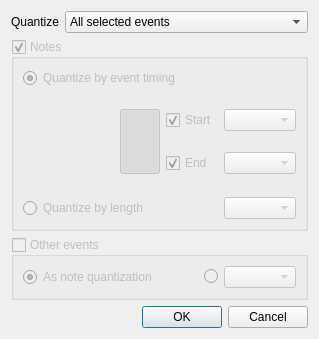
<?xml version="1.0" encoding="UTF-8"?>
<ui version="4.0">
 <class>Dialog</class>
 <widget class="QDialog" name="Dialog">
  <property name="geometry">
   <rect>
    <x>0</x>
    <y>0</y>
    <width>303</width>
    <height>339</height>
   </rect>
  </property>
  <property name="windowTitle">
   <string>Quantize events</string>
  </property>
  <layout class="QVBoxLayout" name="verticalLayout">
   <item>
    <layout class="QHBoxLayout" name="horizontalLayout">
     <item>
      <widget class="QLabel" name="label">
       <property name="sizePolicy">
        <sizepolicy hsizetype="Maximum" vsizetype="Preferred">
         <horstretch>0</horstretch>
         <verstretch>0</verstretch>
        </sizepolicy>
       </property>
       <property name="text">
        <string>Quantize</string>
       </property>
      </widget>
     </item>
     <item>
      <widget class="QComboBox" name="quantizeRegionCombo">
       <item>
        <property name="text">
         <string>All selected events</string>
        </property>
       </item>
       <item>
        <property name="text">
         <string>All events in selected range</string>
        </property>
       </item>
       <item>
        <property name="text">
         <string>All events in the selected region/pattern</string>
        </property>
       </item>
      </widget>
     </item>
    </layout>
   </item>
   <item>
    <widget class="QGroupBox" name="noteGroupBox">
     <property name="enabled">
      <bool>false</bool>
     </property>
     <property name="sizePolicy">
      <sizepolicy hsizetype="Preferred" vsizetype="Expanding">
       <horstretch>0</horstretch>
       <verstretch>0</verstretch>
      </sizepolicy>
     </property>
     <property name="title">
      <string>Notes</string>
     </property>
     <property name="checkable">
      <bool>true</bool>
     </property>
     <layout class="QGridLayout" name="gridLayout_2">
      <item row="2" column="0">
       <widget class="QRadioButton" name="noteLengthRadio">
        <property name="text">
         <string>Quantize by length</string>
        </property>
        <attribute name="buttonGroup">
         <string notr="true">quantizeNoteModeGroup</string>
        </attribute>
       </widget>
      </item>
      <item row="0" column="0">
       <widget class="QRadioButton" name="noteTimeRadio">
        <property name="text">
         <string>Quantize by event timing</string>
        </property>
        <property name="checked">
         <bool>true</bool>
        </property>
        <attribute name="buttonGroup">
         <string notr="true">quantizeNoteModeGroup</string>
        </attribute>
       </widget>
      </item>
      <item row="2" column="1">
       <widget class="QComboBox" name="noteLengthCombo">
        <property name="enabled">
         <bool>false</bool>
        </property>
        <property name="sizePolicy">
         <sizepolicy hsizetype="Maximum" vsizetype="Fixed">
          <horstretch>0</horstretch>
          <verstretch>0</verstretch>
         </sizepolicy>
        </property>
       </widget>
      </item>
      <item row="1" column="0" colspan="2">
       <widget class="QWidget" name="widget" native="true">
        <layout class="QGridLayout" name="gridLayout">
         <property name="margin">
          <number>0</number>
         </property>
         <item row="0" column="2">
          <widget class="QCheckBox" name="noteStartChk">
           <property name="text">
            <string>Start</string>
           </property>
           <property name="checked">
            <bool>true</bool>
           </property>
          </widget>
         </item>
         <item row="0" column="1" rowspan="2">
          <widget class="QPushButton" name="lockStartEndBtn">
           <property name="sizePolicy">
            <sizepolicy hsizetype="Preferred" vsizetype="Expanding">
             <horstretch>0</horstretch>
             <verstretch>0</verstretch>
            </sizepolicy>
           </property>
           <property name="icon">
            <iconset theme="lock">
             <normaloff/>
            </iconset>
           </property>
           <property name="checkable">
            <bool>true</bool>
           </property>
           <property name="checked">
            <bool>true</bool>
           </property>
          </widget>
         </item>
         <item row="1" column="3">
          <widget class="QComboBox" name="noteEndCombo">
           <property name="sizePolicy">
            <sizepolicy hsizetype="Maximum" vsizetype="Fixed">
             <horstretch>0</horstretch>
             <verstretch>0</verstretch>
            </sizepolicy>
           </property>
          </widget>
         </item>
         <item row="0" column="3">
          <widget class="QComboBox" name="noteStartCombo">
           <property name="sizePolicy">
            <sizepolicy hsizetype="Maximum" vsizetype="Fixed">
             <horstretch>0</horstretch>
             <verstretch>0</verstretch>
            </sizepolicy>
           </property>
          </widget>
         </item>
         <item row="1" column="2">
          <widget class="QCheckBox" name="noteEndChk">
           <property name="text">
            <string>End</string>
           </property>
           <property name="checked">
            <bool>true</bool>
           </property>
          </widget>
         </item>
         <item row="0" column="0">
          <spacer name="horizontalSpacer">
           <property name="orientation">
            <enum>Qt::Horizontal</enum>
           </property>
           <property name="sizeHint" stdset="0">
            <size>
             <width>40</width>
             <height>20</height>
            </size>
           </property>
          </spacer>
         </item>
        </layout>
       </widget>
      </item>
     </layout>
     <zorder>noteTimeRadio</zorder>
     <zorder>widget</zorder>
     <zorder>noteLengthRadio</zorder>
     <zorder>noteLengthCombo</zorder>
    </widget>
   </item>
   <item>
    <widget class="QGroupBox" name="otherGroupBox">
     <property name="enabled">
      <bool>false</bool>
     </property>
     <property name="sizePolicy">
      <sizepolicy hsizetype="Preferred" vsizetype="Maximum">
       <horstretch>0</horstretch>
       <verstretch>0</verstretch>
      </sizepolicy>
     </property>
     <property name="title">
      <string>Other events</string>
     </property>
     <property name="checkable">
      <bool>true</bool>
     </property>
     <property name="checked">
      <bool>false</bool>
     </property>
     <layout class="QHBoxLayout" name="horizontalLayout_2">
      <item>
       <widget class="QRadioButton" name="otherAsNoteRadio">
        <property name="text">
         <string>As note quantization</string>
        </property>
        <property name="checked">
         <bool>true</bool>
        </property>
        <attribute name="buttonGroup">
         <string notr="true">quantizeOtherModeGroup</string>
        </attribute>
       </widget>
      </item>
      <item>
       <widget class="QRadioButton" name="otherCustomRadio">
        <property name="sizePolicy">
         <sizepolicy hsizetype="Maximum" vsizetype="Fixed">
          <horstretch>0</horstretch>
          <verstretch>0</verstretch>
         </sizepolicy>
        </property>
        <property name="text">
         <string/>
        </property>
        <attribute name="buttonGroup">
         <string notr="true">quantizeOtherModeGroup</string>
        </attribute>
       </widget>
      </item>
      <item>
       <widget class="QComboBox" name="otherCombo">
        <property name="enabled">
         <bool>false</bool>
        </property>
        <property name="sizePolicy">
         <sizepolicy hsizetype="Maximum" vsizetype="Fixed">
          <horstretch>0</horstretch>
          <verstretch>0</verstretch>
         </sizepolicy>
        </property>
       </widget>
      </item>
     </layout>
    </widget>
   </item>
   <item>
    <widget class="QDialogButtonBox" name="buttonBox">
     <property name="orientation">
      <enum>Qt::Horizontal</enum>
     </property>
     <property name="standardButtons">
      <set>QDialogButtonBox::Cancel|QDialogButtonBox::Ok</set>
     </property>
    </widget>
   </item>
  </layout>
 </widget>
 <resources/>
 <connections>
  <connection>
   <sender>buttonBox</sender>
   <signal>accepted()</signal>
   <receiver>Dialog</receiver>
   <slot>accept()</slot>
   <hints>
    <hint type="sourcelabel">
     <x>244</x>
     <y>321</y>
    </hint>
    <hint type="destinationlabel">
     <x>157</x>
     <y>274</y>
    </hint>
   </hints>
  </connection>
  <connection>
   <sender>buttonBox</sender>
   <signal>rejected()</signal>
   <receiver>Dialog</receiver>
   <slot>reject()</slot>
   <hints>
    <hint type="sourcelabel">
     <x>312</x>
     <y>321</y>
    </hint>
    <hint type="destinationlabel">
     <x>286</x>
     <y>274</y>
    </hint>
   </hints>
  </connection>
  <connection>
   <sender>noteTimeRadio</sender>
   <signal>toggled(bool)</signal>
   <receiver>widget</receiver>
   <slot>setEnabled(bool)</slot>
   <hints>
    <hint type="sourcelabel">
     <x>127</x>
     <y>80</y>
    </hint>
    <hint type="destinationlabel">
     <x>282</x>
     <y>103</y>
    </hint>
   </hints>
  </connection>
  <connection>
   <sender>noteLengthRadio</sender>
   <signal>toggled(bool)</signal>
   <receiver>noteLengthCombo</receiver>
   <slot>setEnabled(bool)</slot>
   <hints>
    <hint type="sourcelabel">
     <x>144</x>
     <y>177</y>
    </hint>
    <hint type="destinationlabel">
     <x>319</x>
     <y>182</y>
    </hint>
   </hints>
  </connection>
  <connection>
   <sender>noteStartChk</sender>
   <signal>toggled(bool)</signal>
   <receiver>noteStartCombo</receiver>
   <slot>setEnabled(bool)</slot>
   <hints>
    <hint type="sourcelabel">
     <x>236</x>
     <y>116</y>
    </hint>
    <hint type="destinationlabel">
     <x>312</x>
     <y>114</y>
    </hint>
   </hints>
  </connection>
  <connection>
   <sender>noteEndChk</sender>
   <signal>toggled(bool)</signal>
   <receiver>noteEndCombo</receiver>
   <slot>setEnabled(bool)</slot>
   <hints>
    <hint type="sourcelabel">
     <x>244</x>
     <y>142</y>
    </hint>
    <hint type="destinationlabel">
     <x>315</x>
     <y>144</y>
    </hint>
   </hints>
  </connection>
  <connection>
   <sender>otherCustomRadio</sender>
   <signal>toggled(bool)</signal>
   <receiver>otherCombo</receiver>
   <slot>setEnabled(bool)</slot>
   <hints>
    <hint type="sourcelabel">
     <x>259</x>
     <y>262</y>
    </hint>
    <hint type="destinationlabel">
     <x>298</x>
     <y>262</y>
    </hint>
   </hints>
  </connection>
 </connections>
 <buttongroups>
  <buttongroup name="quantizeNoteModeGroup"/>
  <buttongroup name="quantizeOtherModeGroup"/>
 </buttongroups>
</ui>
